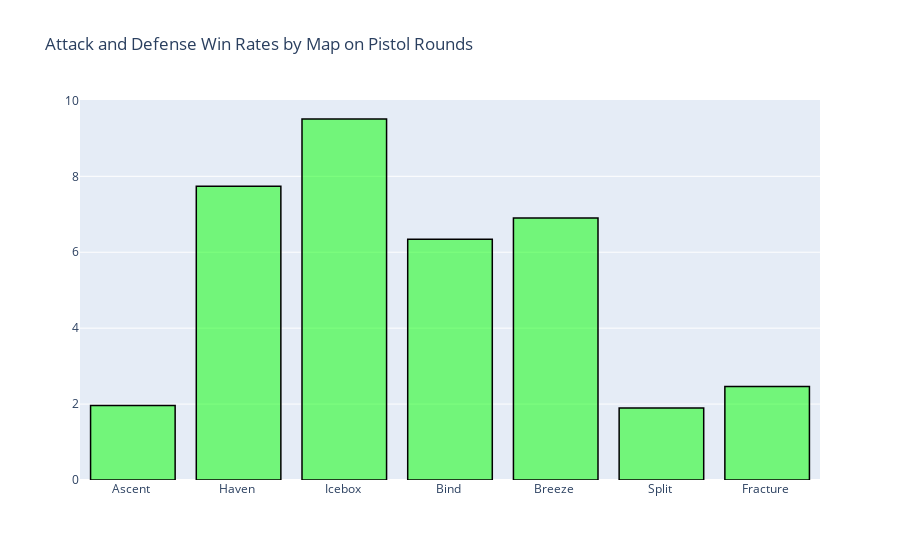

The notebook cell saved with this chart:
### Code cell
trace3 = go.Bar(
                x = maps_data.map,
                y = maps_data.second_round_conversion_atk - maps_data.second_round_conversion_def,
                marker = dict(color = 'rgba(0,255,0, 0.5)',
                             line=dict(color='rgb(0,0,0)',width=1.5)))

data = [trace3]
layout = go.Layout(title= 'Attack and Defense Win Rates by Map on Pistol Rounds',barmode = "group")
fig = go.Figure(data = data, layout = layout)
iplot(fig)

### Figure 1 — Plotly figure (JSON) as saved in the notebook; plotly's stock layout.template omitted (floating-point values rounded to 4 significant figures)
{"data": [{"marker": {"color": "rgba(0,255,0, 0.5)", "line": {"color": "rgb(0,0,0)", "width": 1.5}}, "type": "bar", "x": ["Ascent ", "Haven ", "Icebox ", "Bind ", "Breeze ", "Split ", "Fracture "], "y": [1.96, 7.74, 9.51, 6.34, 6.9, 1.9, 2.46]}], "layout": {"barmode": "group", "title": {"text": "Attack and Defense Win Rates by Map on Pistol Rounds"}}}
